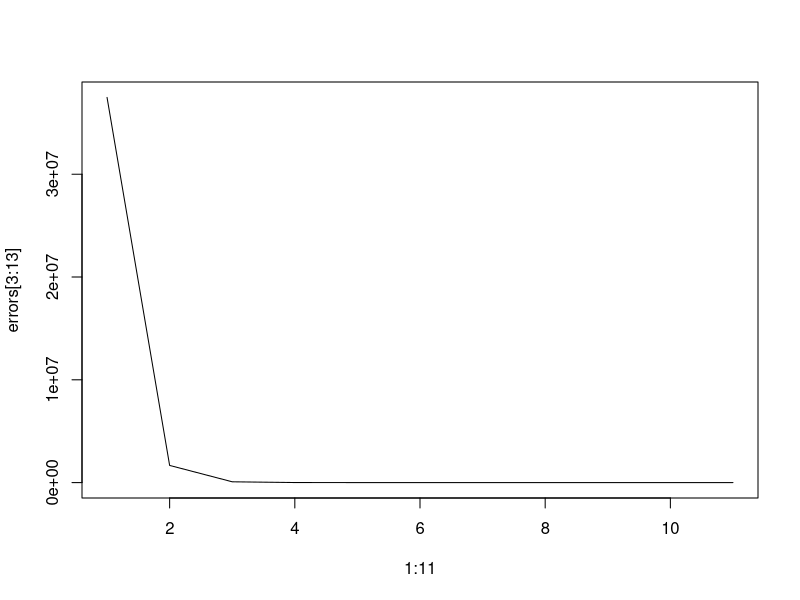

Reproduce this figure in R.
# This problem is a continuation of 
# the previous exercise. In a toy
# example with p = 100, show that 
# one can approximate the multiple
# linear regression coefficient estimates 
# by repeatedly performing simple
# linear regression in a backfitting 
# procedure. How many backfitting
# iterations are required in order to 
# obtain a “good” approximation to
# the multiple regression coefficient e
# stimates? Create a plot to justify
# your answer. 

set.seed(1)
p = 100
n = 1000
x = matrix(ncol = p, nrow = n)
coefi = rep(NA, p)
for (i in 1:p) {
  x[, i] = rnorm(n)
  coefi[i] = rnorm(1) * 100
}
y = x %*% coefi + rnorm(n)


beta = rep(0, p)
max_iterations = 1000
errors = rep(NA, max_iterations + 1)
iter = 2
errors[1] = Inf
errors[2] = sum((y - x %*% beta)^2)
threshold = 1e-04
while (iter < max_iterations && errors[iter - 1] - errors[iter] > threshold) {
  for (i in 1:p) {
    a = y - x %*% beta + beta[i] * x[, i]
    beta[i] = lm(a ~ x[, i])$coef[2]
  }
  iter = iter + 1
  errors[iter] = sum((y - x %*% beta)^2)
  print(c(iter - 2, errors[iter - 1], errors[iter]))
}

plot(1:11, errors[3:13], type="l")
